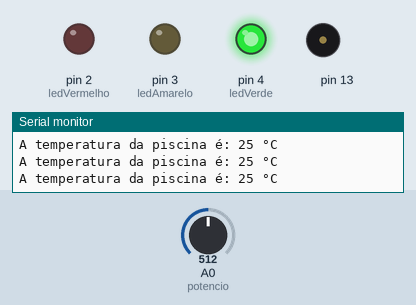
The sketch below on a simulated Arduino Uno, built with avr-gcc and run on an emulated ATmega328P. Shown: output pins drawn as LEDs (lit = HIGH), buzzer (waves = sounding), the last lines printed to the serial monitor. Inputs (shaded band) come from the test bench; at power-on: A0 (potencio) = 512.

Above: at 1.3 s.
1.4 s: A0 (potencio) set to 617
2.9 s: A0 (potencio) set to 643
At 4.2 s:
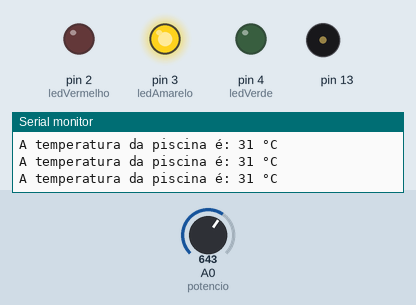
4.5 s: A0 (potencio) set to 719
6.0 s: A0 (potencio) set to 751
At 6.5 s:
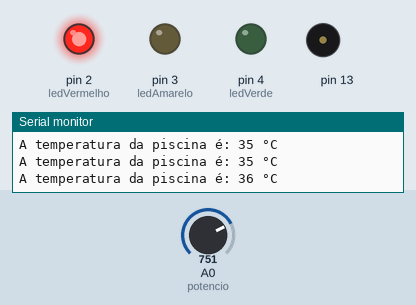
9.0 s: A0 (potencio) set to 306
At 10.6 s:
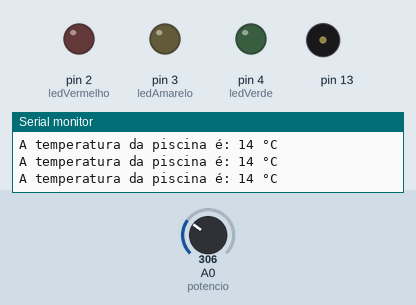
11.0 s: A0 (potencio) set to 391
12.5 s: A0 (potencio) set to 419
At 12.9 s:
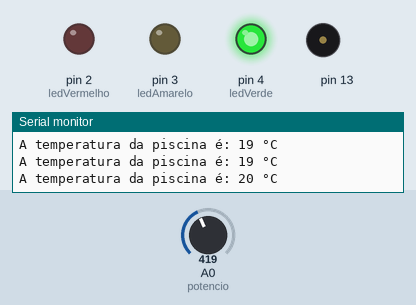
Timing chart, 0 to 15.0 s (numbered marks = the images above; inputs shaded):
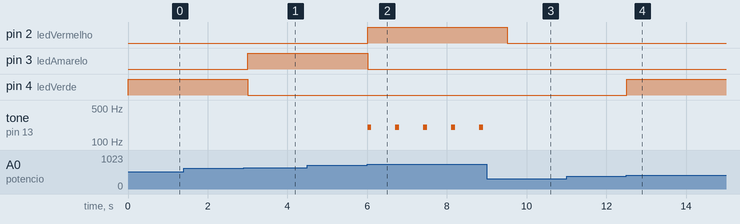

The sketch:

atv-avaliativa.ino
```cpp
const int potencio = A0;
const int ledVerde = 4;
const int ledAmarelo = 3;
const int ledVermelho = 2;
const int bot = 1;

bool ligado = true;

void setup() {
  pinMode(potencio, INPUT);
  pinMode(ledVerde, OUTPUT);
  pinMode(ledAmarelo, OUTPUT);
  pinMode(ledVermelho, OUTPUT);
  pinMode (13, OUTPUT);
  pinMode (bot, INPUT);
  Serial.begin(9600);
}

void loop() {
  if (ligado == true) {
    int potValue = analogRead(potencio);
    int temperatura = map(potValue, 0, 1023, 0, 50);
    Serial.print("A temperatura da piscina é: ");
    Serial.print(temperatura);
    Serial.println(" °C");

    if (temperatura >= 20 && temperatura <= 30) {
      digitalWrite(ledVerde, HIGH);
      digitalWrite(ledAmarelo, LOW);
      digitalWrite(ledVermelho , LOW);
    } else if (temperatura >= 31 && temperatura <= 35) {
      digitalWrite(ledVerde, LOW);
      digitalWrite(ledAmarelo, HIGH);
      digitalWrite(ledVermelho , LOW);
    } else if (temperatura > 35) {
      digitalWrite(ledVerde, LOW);
      digitalWrite(ledAmarelo, LOW);
      digitalWrite(ledVermelho , HIGH);
      tone(13, 200, 100);
      delay(200);
    } else {
      digitalWrite(ledVerde, LOW);
      digitalWrite(ledAmarelo, LOW);
      digitalWrite(ledVermelho , LOW);
    }
  } else {
    digitalWrite(ledVerde, LOW);
    digitalWrite(ledAmarelo, LOW);
    digitalWrite(ledVermelho , LOW);
  }

  delay(500);
}
```

Measured:
- the behaviour switches between 634 and 635 on A0 (potencio) (found by bisection; images 0 and 1)
- the behaviour switches between 736 and 737 on A0 (potencio) (found by bisection; images 1 and 2)
- the behaviour switches between 409 and 410 on A0 (potencio) (found by bisection; images 3 and 4)
- after the input at 2.9 s, pin 3 (ledAmarelo): LOW → HIGH after 0.10 s; pin 4 (ledVerde): HIGH → LOW after 0.10 s
- after the input at 6.0 s, pin 2 (ledVermelho): LOW → HIGH at once; pin 3 (ledAmarelo): HIGH → LOW at once; tone on pin 13: alternates 200 Hz for 0.10 s and silent for 0.60 s, starting at once
- after the input at 9.0 s, pin 2 (ledVermelho): HIGH → LOW after 0.51 s; tone on pin 13: stops changing and stays silent
- after the input at 12.5 s, pin 4 (ledVerde): LOW → HIGH at once
